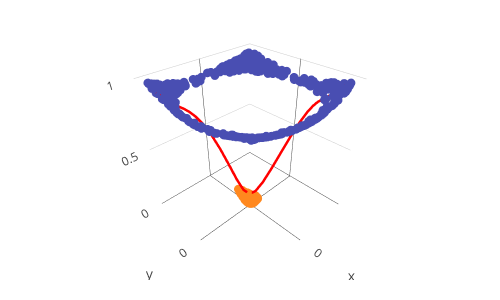

The code cell stored with this chart in its notebook:
### Markdown cell above
## Plot the distortion of the connecting line

### Code cell
line_x = np.linspace(upper_min[0], upper_max[0], 50)
line_y = np.linspace(upper_min[1], upper_max[1], 50)
line_latent = np.stack([line_x, line_y]).T
line_reconstructed = generator.predict(line_latent)

line_plot = go.Scatter3d(
    x = line_reconstructed[:, 0],
    y = line_reconstructed[:, 1],
    z = line_reconstructed[:, 2],
    mode = 'lines',
    line = {'color': 'red', 'width': 5}
)
data = [upper_plot, lower_plot, line_plot]
iplot(go.Figure(data=data, layout=layout), config=config)

### Figure 1 — Plotly figure (JSON) as saved in the notebook; plotly's stock layout.template omitted (floating-point values rounded to 4 significant figures; data arrays with more than 128 entries replaced by an {"elided": "..."} marker saying what was removed)
{"data": [{"marker": {"color": "#494EB2", "size": 3}, "mode": "markers", "type": "scatter3d", "x": {"elided": "400 float values"}, "y": {"elided": "400 float values"}, "z": {"elided": "400 float values"}}, {"marker": {"color": "#FF881E", "size": 3}, "mode": "markers", "type": "scatter3d", "x": {"elided": "400 float values"}, "y": {"elided": "400 float values"}, "z": {"elided": "400 float values"}}, {"line": {"color": "red", "width": 5}, "mode": "lines", "type": "scatter3d", "x": [0.4236, 0.4191, 0.415, 0.4111, 0.4076, 0.4043, 0.4012, 0.3983, 0.3953, 0.392, 0.3883, 0.3837, 0.3777, 0.3694, 0.358, 0.3424, 0.3216, 0.295, 0.2629, 0.2266, 0.1882, 0.1503, 0.1151, 0.08266, 0.05026, 0.01404, -0.02775, -0.07324, -0.1182, -0.1588, -0.1929, -0.2208, -0.2436, -0.2626, -0.2789, -0.2933, -0.3061, -0.3179, -0.3288, -0.339, -0.3486, -0.3578, -0.3666, -0.3751, -0.3833, -0.3913, -0.3991, -0.4069, -0.4145, -0.422], "y": [-0.3371, -0.3284, -0.3194, -0.31, -0.3002, -0.2899, -0.2792, -0.2679, -0.256, -0.2435, -0.2303, -0.2162, -0.2009, -0.1843, -0.1658, -0.145, -0.1212, -0.0942, -0.06419, -0.03268, -0.0022, 0.02498, 0.04887, 0.07242, 0.0995, 0.1319, 0.1679, 0.2037, 0.2356, 0.262, 0.2826, 0.2981, 0.3095, 0.3182, 0.3249, 0.3304, 0.3354, 0.3402, 0.3449, 0.3497, 0.3547, 0.3598, 0.3651, 0.3705, 0.3761, 0.3818, 0.3876, 0.3935, 0.3994, 0.4053], "z": [0.941, 0.9362, 0.9315, 0.9269, 0.9224, 0.9179, 0.9136, 0.9094, 0.9055, 0.9017, 0.8981, 0.8946, 0.8907, 0.8856, 0.8773, 0.8623, 0.8347, 0.7865, 0.7098, 0.6023, 0.4734, 0.3462, 0.2498, 0.2075, 0.2288, 0.3069, 0.4227, 0.5511, 0.6683, 0.7592, 0.8201, 0.856, 0.8751, 0.8848, 0.8903, 0.8945, 0.8987, 0.9035, 0.9089, 0.9149, 0.9211, 0.9275, 0.9338, 0.94, 0.946, 0.9516, 0.957, 0.962, 0.9668, 0.9712]}], "layout": {"height": 300, "margin": {"b": 20, "l": 100, "r": 100, "t": 20}, "showlegend": false, "width": 500}}
